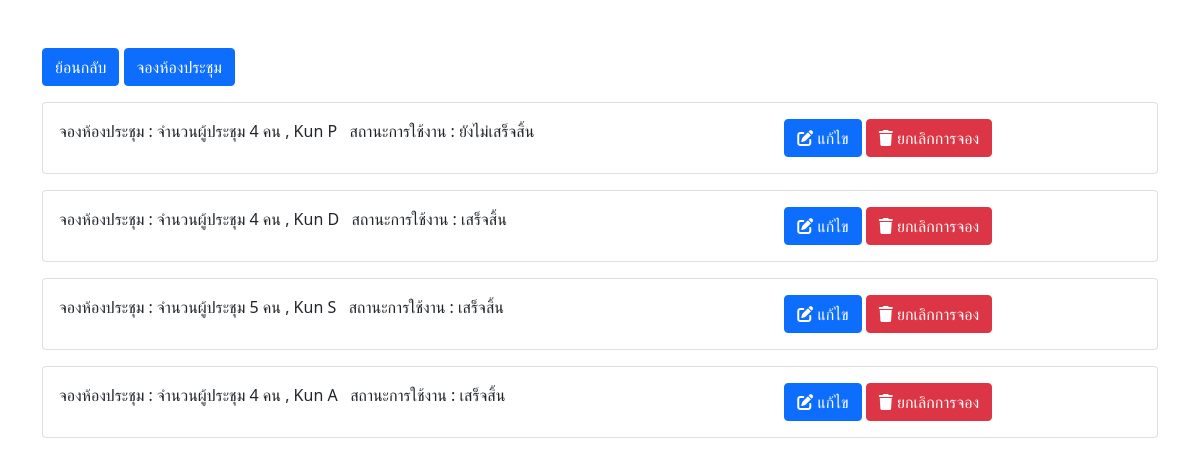
/roomI.php, run on the app's committed database.
### tables this page shows
CREATE TABLE `roomi` (
  `id` int(5) UNSIGNED NOT NULL,
  `numperson` int(5) DEFAULT NULL,
  `bookname` varchar(255) DEFAULT NULL,
  `statusroomi` int(5) DEFAULT NULL
);

CREATE TABLE `statusroom` (
  `statusID` int(5) NOT NULL,
  `statusname` varchar(255) DEFAULT NULL
);

### roomI.php (the view, shortened to what this page needs)
<?php include "connectDB.php"; ?>
<!DOCTYPE html>
<html>
    <?php include "header.php" ?>
    <body>
        <div class="container">
            <div class="mt-5">
                <a type="button" href="index.php" class="btn btn-primary btnbookroom">ย้อนกลับ</a>
                <a type="button" href="bookingroomI.php" class="btn btn-primary btnbookroom">จองห้องประชุม</a>
            </div>
            <?php
                $room= mysqli_query($connectDB, "SELECT * FROM roomi
                                                 INNER JOIN statusroom
                                                 ON roomi.statusroomi = statusroom.statusID");
                while($row = mysqli_fetch_array($room)) {
            ?>
            <div class="card mt-3">
                <div class="card-body">
                    <div class="row">
                        <div class="col-sm-8 ">
                            <?php echo "จองห้องประชุม : จำนวนผู้ประชุม ".$row["numperson"] . " คน , " .$row["bookname"].
                            "&nbsp;&nbsp;&nbsp;สถานะการใช้งาน : ".$row["statusname"] ; ?>
                        </div>
                        <div class="col-sm-4 padding ">
                            <a class="btn btn-primary editroomI" href="#editroomI"
                                data-id="<?php echo $row['id'];?>"
                                data-numperson="<?php echo $row['numperson'];?>"
                                data-namebook="<?php echo $row['bookname'];?>"
                                data-statusroom="<?php echo $row['statusname'];?>"
                                ><i class="fa-solid fa-pen-to-square"></i>&nbsp;แก้ไข</a>
                            <a type="button" href="deleteroomI.php?delete_id=<?php echo $row['id'];?>" class="btn btn-danger"
                                onclick="return confirm('ยกเลิกการจอง <?php echo $row['bookname'] ; ?>')">
                            <i class="fa-solid fa-trash"></i>&nbsp;ยกเลิกการจอง</a>
                        </div>
                    </div>
                </div>
            </div>
            <?php
                } ?>
        </div>
    </body>
    <?php include 'editroomI.php'; ?>
</html>

### header.php (shortened to what this page needs)
<!DOCTYPE html>
<html>
    <head>
         <link href="https://cdn.jsdelivr.net/npm/bootstrap@5.1.3/dist/css/bootstrap.min.css" rel="stylesheet">
    </head>
</html>

### editroomI.php (shortened to what this page needs)
<!DOCTYPE html>
<html>
    <?php include "header.php" ?>
    <body>
    </body>
</html>

### roomI.php (style rules this page uses)
.padding { padding-left: 0px; padding-right: 0px; }

### data on the page
roomi: numperson "4", bookname "Kun P", statusroomi.statusname "ยังไม่เสร็จสิ้น"
roomi: numperson "4", bookname "Kun D", statusroomi.statusname "เสร็จสิ้น"
roomi: numperson "5", bookname "Kun S", statusroomi.statusname "เสร็จสิ้น"
roomi: numperson "4", bookname "Kun A", statusroomi.statusname "เสร็จสิ้น"
